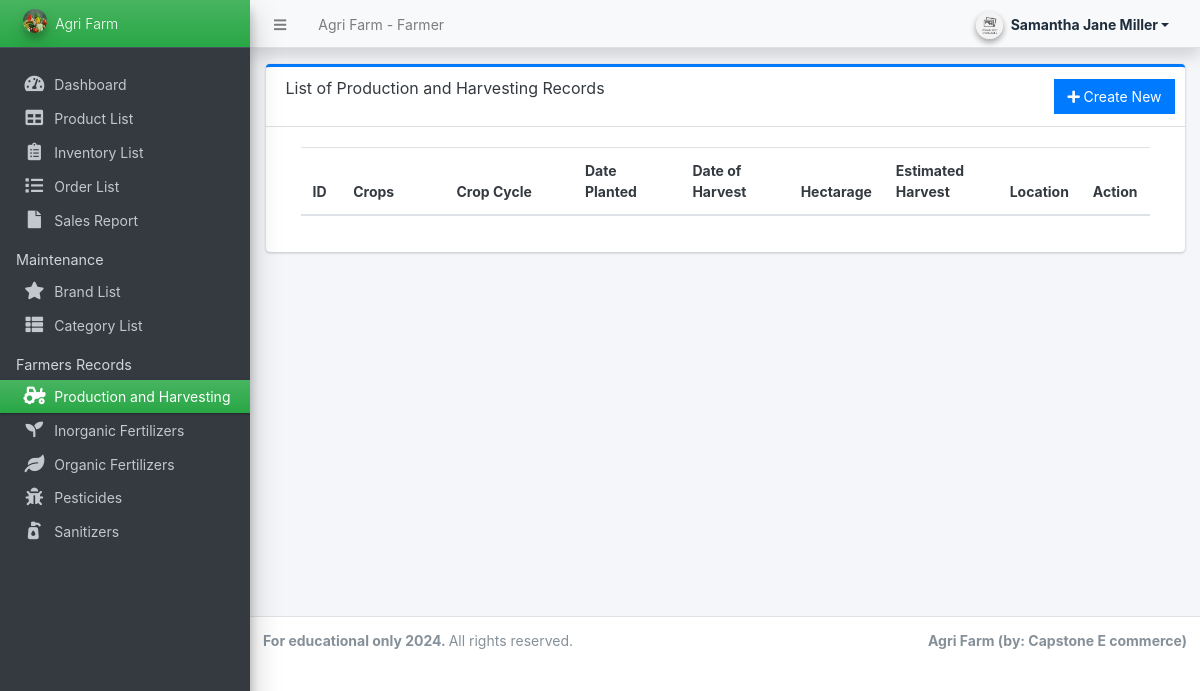
/farmer/?page=farmer_records/production (signed in), run on an earlier commit of the app's database.
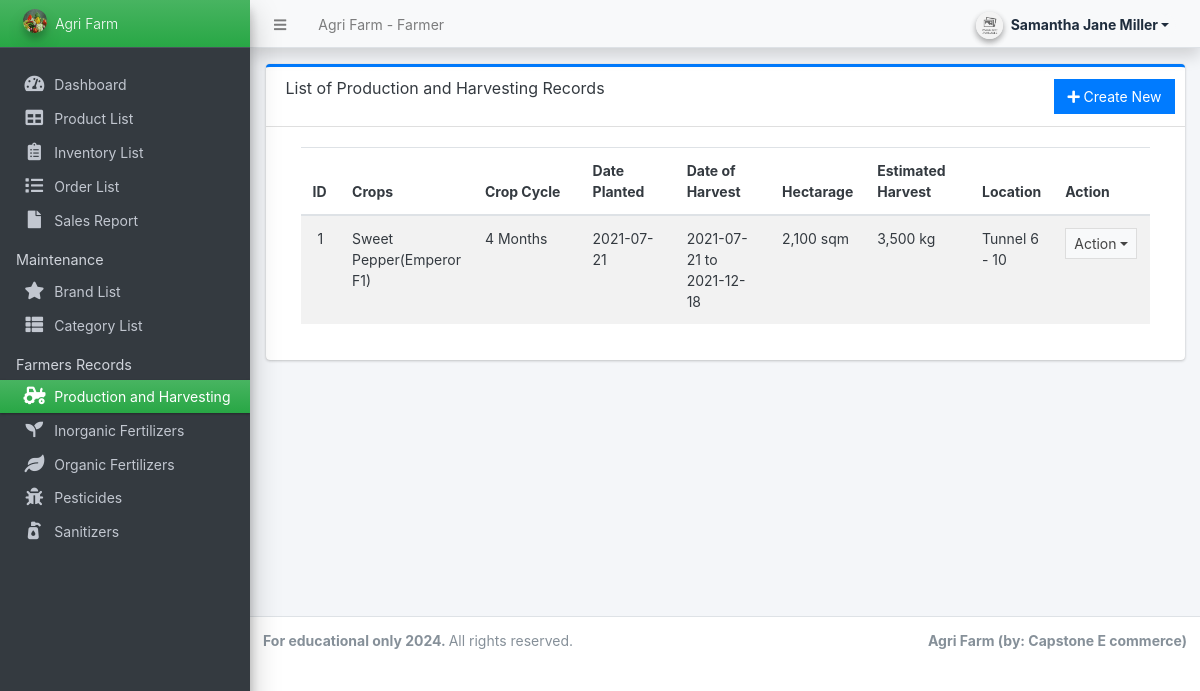
And on a later commit of the database.
### tables this page shows
CREATE TABLE `production_harvesting` (
  `id` int(11) NOT NULL,
  `user_id` int(11) NOT NULL,
  `crops` varchar(255) NOT NULL,
  `crop_cycle` varchar(255) NOT NULL,
  `date_planted` date NOT NULL,
  `date_harvest` date NOT NULL,
  `hectarage` varchar(255) NOT NULL,
  `harvest_kg` varchar(255) NOT NULL,
  `location` varchar(255) NOT NULL,
  `delete_flag` tinyint(1) NOT NULL DEFAULT 0
);

### classes/DBConnection.php (called while the page is built, shortened)
<?php
class DBConnection
{
    private $host = 'localhost';
    private $username = 'root';
    private $password = '';
    private $database = 'store';
    public $conn;
    public function __construct()
    {
        if (!isset($this->conn)) {
            $this->conn = new mysqli($this->host, $this->username, $this->password, $this->database, 8111);
        }
    }
}

### classes/SystemSettings.php (called while the page is built, shortened)
<?php
class SystemSettings extends DBConnection
{
	function info($field = '')
	{
		if (!empty($field)) {
			if (isset($_SESSION['system_info'][$field]))
				return $_SESSION['system_info'][$field];
			else
				return false;
		} else {
			return false;
		}
	}
}
$_settings = new SystemSettings();

### config.php (called while the page is built, shortened)
<?php
require_once('classes/DBConnection.php');
require_once('classes/SystemSettings.php');
function validate_image($file){
	if(!empty($file)){
        $ex = explode("?",$file);
        $file = $ex[0];
        $ts = isset($ex[1]) ? "?".$ex[1] : '';
		if(is_file(base_app.$file)){
			return base_url.$file.$ts;
		}else{
			return base_url.'dist/img/no-image-available.png';
		}
	}else{
		return base_url.'dist/img/no-image-available.png';
	}
}
?>

### farmer/farmer_records/production.php (the view, shortened to what the changed rows need)
<div class="card card-outline card-primary">
    <div class="card-body">
        <div class="container-fluid">
            <div class="container-fluid">
                <table class="table table-hover table-striped">
                    <colgroup>
                    </colgroup>
                    <thead>
                        <tr>
                            <th>ID</th>
                            <th>Crops</th>
                            <th>Crop Cycle</th>
                            <th>Date Planted</th>
                            <th>Date of Harvest</th>
                            <th>Hectarage</th>
                            <th>Estimated Harvest</th>
                            <th>Location</th>
                            <th>Action</th>
                        </tr>
                    </thead>
                    <tbody>
                        <?php
                        $i = 1;
                        $user_id = isset($_SESSION['userdata']['id']) ? $_SESSION['userdata']['id'] : null;
                        $qry = $conn->query("SELECT * FROM `production_harvesting` WHERE `user_id` = {$user_id} AND `delete_flag` = 0 ORDER BY `id` DESC");
                        while ($row = $qry->fetch_assoc()):
                            $harvest_date = $row['date_planted'] . ' to ' . $row['date_harvest'];
                        ?>
                            <tr>
                                <td class="text-center"><?php echo $i++; ?></td>
                                <td><?php echo htmlspecialchars($row['crops']); ?></td>
                                <td><?php echo htmlspecialchars($row['crop_cycle']); ?></td>
                                <td><?php echo date("Y-m-d", strtotime($row['date_planted'])); ?></td>
                                <td><?php echo htmlspecialchars($harvest_date); ?></td>
                                <td><?php echo htmlspecialchars($row['hectarage']); ?></td>
                                <td><?php echo htmlspecialchars($row['harvest_kg']); ?></td>
                                <td><?php echo htmlspecialchars($row['location']); ?></td>
                                <td align="center">
                                    <button type="button" class="btn btn-flat btn-default btn-sm dropdown-toggle dropdown-icon" data-toggle="dropdown">
                                        Action
                                    </button>
                                </td>
                            </tr>
                        <?php endwhile; ?>
                    </tbody>
                </table>
            </div>
        </div>
    </div>
</div>

### farmer/inc/navigation.php (shortened to what the changed rows need)
<aside class="main-sidebar sidebar-dark-green elevation-4 sidebar-no-expand">
  <a href="<?php echo base_url ?>farmer" class="brand-link bg-gradient-green text-sm">
    <img src="<?php echo validate_image($_settings->info('logo')) ?>" alt="Store Logo" class="brand-image img-circle elevation-3" style="opacity: .8;width: 1.5rem;height: 1.5rem;max-height: unset">
    <span class="brand-text font-weight-light"><?php echo $_settings->info('short_name') ?></span>
  </a>
</aside>

What changed in the data, as far as the page shows it:
now on this page (row edited): production_harvesting: crops "Sweet Pepper(Emperor F1)", crop_cycle "4 Months", date_planted "2021-07-21", harvest_date "2021-07-21 to 2021-12-18", hectarage "2,100 sqm", harvest_kg "3,500 kg", location "Tunnel 6 - 10"
